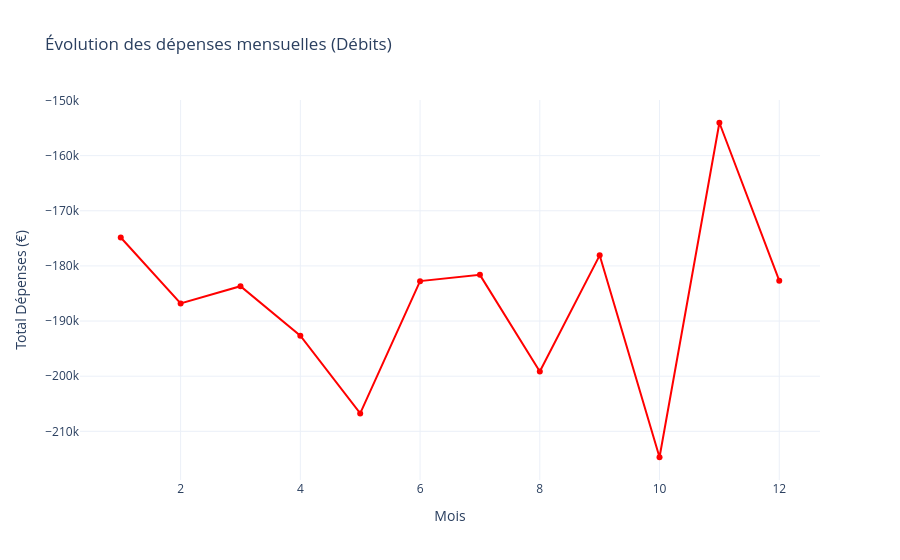

Source (notebook cell):
### Markdown cell above
VISUALISATION DES DONNEES

### Code cell
#Courbe mensuelle des dépenses (Débits)
#Objectif : montrer l’évolution des dépenses sur 12 mois.


# Calcul des dépenses mensuelles (Débits uniquement)
depenses_mensuelles = banque_copy[banque_copy["type"]=="Débit"].groupby(banque_copy["date"].dt.month)["montant"].sum().reset_index()

# Renommer les colonnes pour plus de clarté
depenses_mensuelles.columns = ["Mois", "Total Dépenses"]

# Création du graphique interactif
fig = px.line(
    depenses_mensuelles,
    x="Mois",
    y="Total Dépenses",
    markers=True,
    title="Évolution des dépenses mensuelles (Débits)",
    line_shape="linear"
)

# Personnalisation
fig.update_traces(line=dict(color="red"))
fig.update_layout(
    xaxis_title="Mois",
    yaxis_title="Total Dépenses (€)",
    template="plotly_white"
)

fig.show()

### Figure 1 — Plotly figure (JSON) as saved in the notebook; plotly's stock layout.template omitted (floating-point values rounded to 4 significant figures)
{"data": [{"hovertemplate": "Mois=%{x}<br>Total Dépenses=%{y}<extra></extra>", "legendgroup": "", "line": {"color": "red", "dash": "solid", "shape": "linear"}, "marker": {"symbol": "circle"}, "mode": "lines+markers", "name": "", "orientation": "v", "showlegend": false, "type": "scatter", "x": [1, 2, 3, 4, 5, 6, 7, 8, 9, 10, 11, 12], "xaxis": "x", "y": [-174800.0, -186800.0, -183700.0, -192700.0, -206800.0, -182800.0, -181600.0, -199200.0, -178100.0, -214700.0, -154000.0, -182700.0], "yaxis": "y"}], "layout": {"legend": {"tracegroupgap": 0}, "title": {"text": "Évolution des dépenses mensuelles (Débits)"}, "xaxis": {"anchor": "y", "domain": [0, 1], "title": {"text": "Mois"}}, "yaxis": {"anchor": "x", "domain": [0, 1], "title": {"text": "Total Dépenses (€)"}}}}
